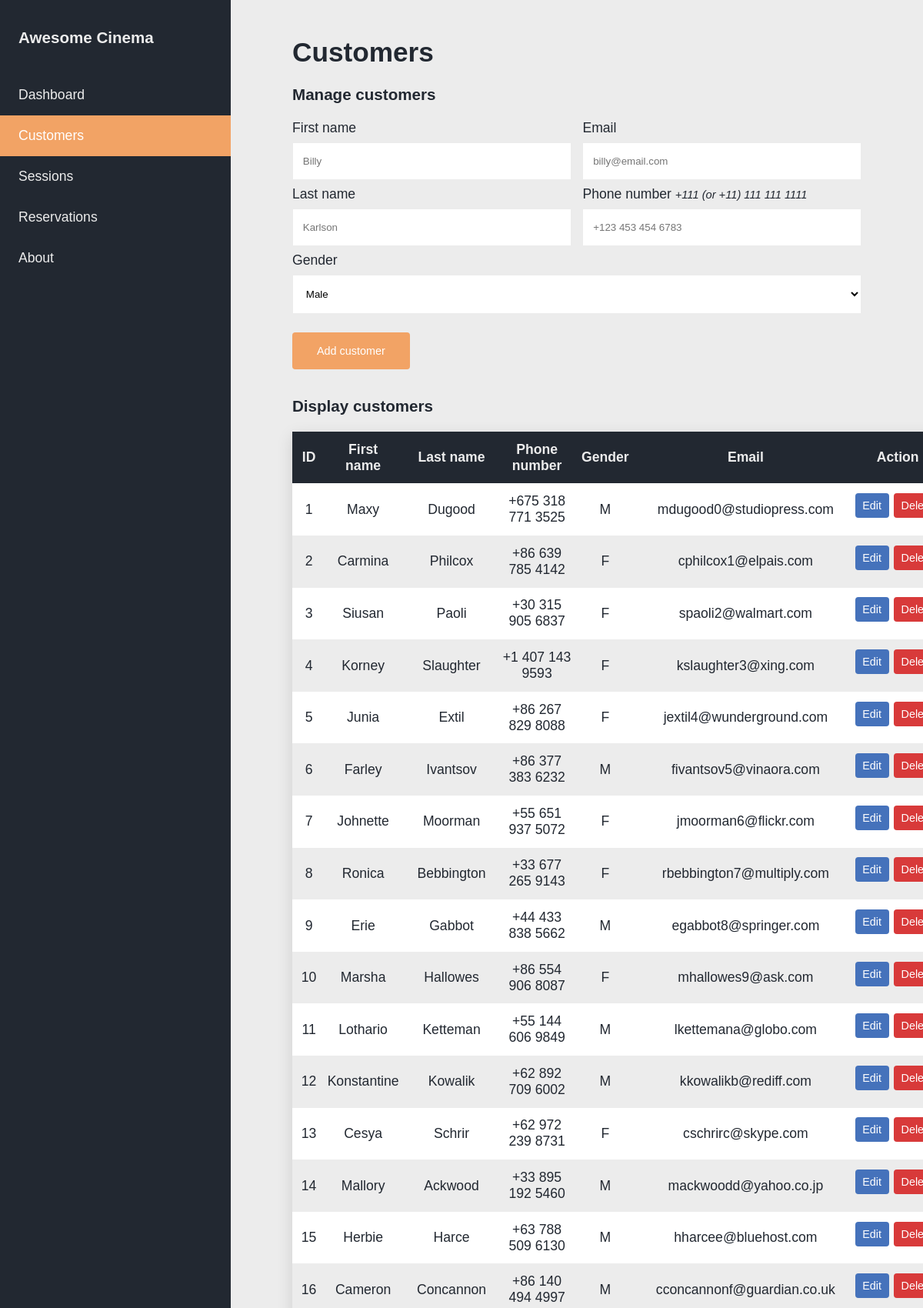
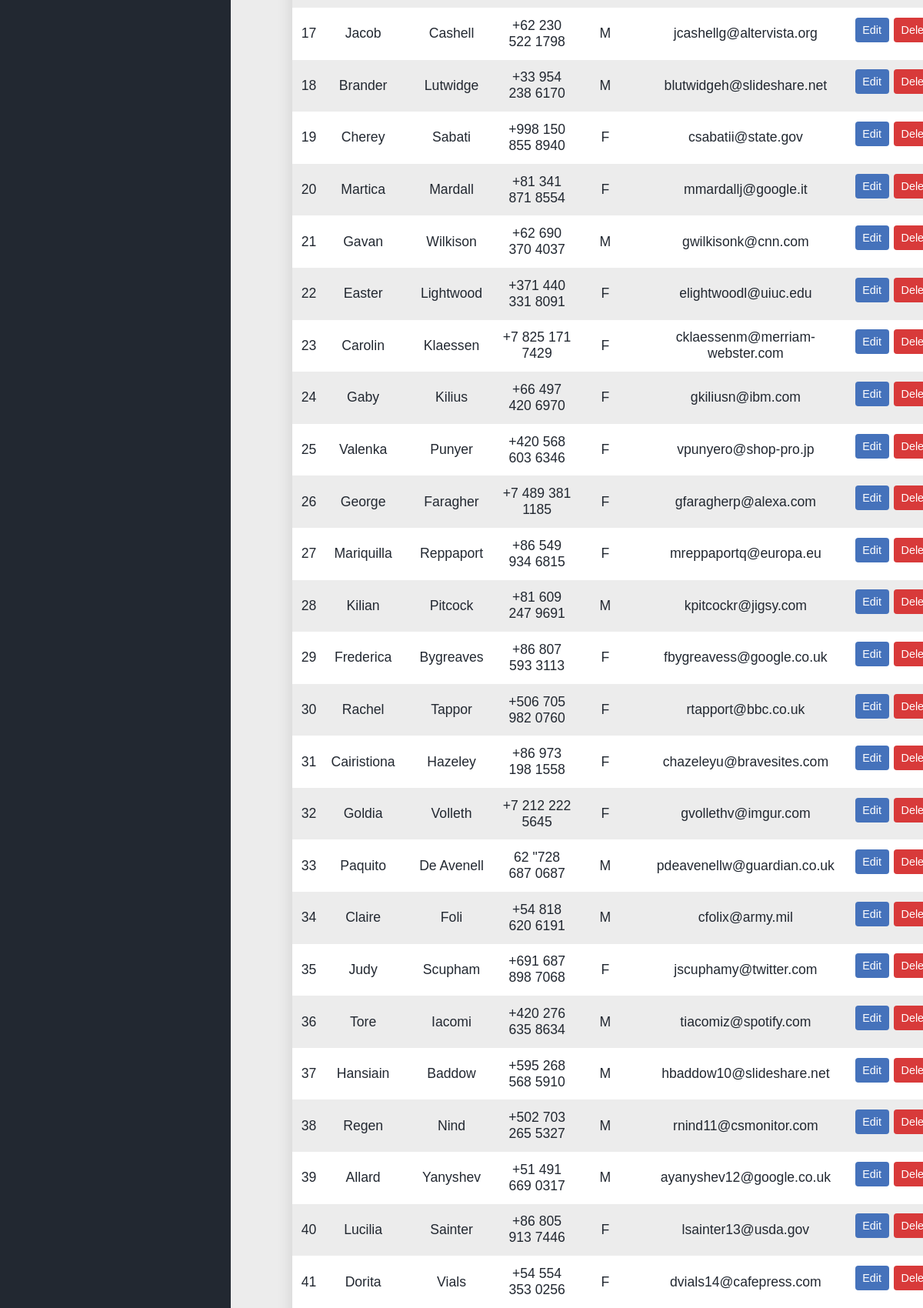
The page /customers.php (upper part) on the database its author committed (2 pictures, top to bottom).
### tables this page shows
CREATE TABLE customer(
   
  customer_id INT NOT NULL AUTO_INCREMENT,
  fname VARCHAR(30) NOT NULL,
  lname VARCHAR(30) NOT NULL,
  phone_num VARCHAR(30) NOT NULL,
  gender VARCHAR(1) NOT NULL,
  email NVARCHAR(255) DEFAULT 'unspecified',

   
  PRIMARY KEY (customer_id)
);

### proc/customers.php (called while the page is built, shortened)
<?php
require("/srv/http/awesome_cinema/config/database.php");
$update = false;
$fname = "";
$lname = "";
$phone_num = "";
$email = "";
$c_arr = $conn->query("SELECT * FROM customer");

### customers.php (the view, shortened to what this page needs)
<?php
    require("/srv/http/awesome_cinema/proc/customers.php");
?>
<!DOCTYPE html>
<html lang="en">
<head>
    <link rel="stylesheet" href="style.css">
</head>
<body>
    <header>
        <ul class="navbar">
            <li class="navbar__item"><h3>Awesome Cinema</h3></li>
            <li><a class="navbar__item" href="index.php">Dashboard</a></li>
            <li><a class="navbar__item navbar__item--active" href="customers.php">Customers</a></li>
            <li><a class="navbar__item" href="sessions.php">Sessions</a></li>
            <li><a class="navbar__item" href="reservations.php">Reservations</a></li>
            <li><a class="navbar__item" href="about.html">About</a></li>
        </ul>
    </header>
    <main>
        <div class="wrapper">
            <h1>Customers</h1>
            <h3>Manage customers</h3>
            <form action="proc/customers.php" method="POST">
                <div style="float:left;width:49%;">
                    <label for="fname">First name</label>
                    <input type="text" name="fname" placeholder="Billy" value="<?php echo $fname; ?>" required>
                    <label for="lname">Last name</label>
                    <input type="text" name="lname" placeholder="Karlson" value="<?php echo $lname; ?>" required>
                </div>
                <div style="float:right;width:49%;">
                    <label for="email">Email</label>
                    <input type="email" name="email" placeholder="billy@email.com" value="<?php echo $email; ?>" required>
                    <label for="phone_num">Phone number <small><i>+111 (or +11) 111 111 1111</i></small></label>
                    <input type="tel" name="phone_num" value="<?php echo $phone_num; ?>" placeholder="+123 453 454 6783" pattern="\+[0-9]{2,3} [0-9]{3} [0-9]{3} [0-9]{4}" required>
                </div>
                <label>Gender</label>
                <?php
                if ($update == true) {
                    echo '<select id="gender" name="gender">
                            <option value="'.$gender.'">Unchanged</option>
                            <option value="M">Male</option>
                            <option value="F">Female</option>
                        </select>';
                    echo '<button type="submit" name="update" class="btn">Update customer</button>';
                } else {
                    echo '<select id="gender" name="gender">
                            <option value="M">Male</option>
                            <option value="F">Female</option>
                        </select>';
                    echo '<button type="submit" name="save" class="btn">Add customer</button>';
                }
                ?>
            </form>
            <h3>Display customers</h3>
            <table class="table--customers">
                <tr>
                    <th>ID</th>
                    <th>First name</th>
                    <th>Last name</th>
                    <th>Phone number</th>
                    <th>Gender</th>
                    <th>Email</th>
                    <th>Action</th>
                </tr>
            <?php
                foreach($c_arr as $item) {
                    echo "<tr>";
                    echo "<td>".$item["customer_id"]."</td>
                        <td>".$item["fname"]."</td>
                        <td>".$item["lname"]."</td>
                        <td>".$item["phone_num"]."</td>
                        <td>".$item["gender"]."</td>
                        <td>".$item["email"]."</td>
                        <td style=\"display:flex;flexdirection:row;\">
                            <a class=\"btn btn__table btn--edit\"
                            href=\"customers.php?edit=".$item["customer_id"]."\">Edit</a>
                            <a class=\"btn btn__table btn--delete\"
                            href=\"customers.php?delete=".$item["customer_id"]."\">Delete</a>
                        </td>";
                    echo "</tr>";
                }
                echo "</table>";
            ?>
        </div>
    </main>
</body>
</html>

### style.css (style rules this page uses)
:root { --clr-dark: #222831; --clr-medium: #30475e; --clr-accent: #f2a365; --clr-light: #ececec; --clr-green: #4CAF50; --clr-red: #d83a3a; --clr-yellow: #ffdaaf; --clr-blue: #4572bb; --clr-grey: #ccc; --clr-black: black; --clr-white: white; --clr-accent-hover: #fdc295; --clr-blue-hover: #66a7e7; --clr-red-hover: #f34646; --fw-regular: 400; --fw-medium: 500; --fw-semibold: 600; --fw-bold: 700; }
*, *::before, *::after { box-sizing: border-box; margin: 0; padding: 0; }
body { scroll-behavior: smooth; padding: 0; margin: 0; background-color: var(--clr-light); font-family: "Quicksand", sans-serif; font-size: 1.1rem; color: var(--clr-dark); }
h1 { display: block; font-size: 2em; margin-top: 0.67em; margin-bottom: 0.67em; margin-left: 0; margin-right: 0; font-weight: bold; }
h3 { display: block; font-size: 1.17em; margin-top: 1em; margin-bottom: 1em; margin-left: 0; margin-right: 0; font-weight: bold; }
.wrapper { margin-left: 25%; padding: 1.5rem 5rem; }
.navbar { list-style-type: none; margin: 0; padding: 0; width: 25%; background-color: var(--clr-dark); position: fixed; height: 100%; overflow: auto; }
.navbar__item { display: block; color: var(--clr-light); padding: 1rem 1.5rem; text-decoration: none; }
.navbar__item--active { background-color: var(--clr-accent); color: var(--clr-white); }
.btn { background-color: var(--clr-accent); color: white; padding: 1rem 2rem; margin: 1rem 0; border: none; border-radius: 4px; cursor: pointer; text-decoration: none; font-size: 0.9rem; }
.btn__table { margin: 0 0.2rem; padding: 0.5rem 0.6rem; }
.btn--edit { background-color: var(--clr-blue); }
.btn--delete { background-color: var(--clr-red); }
select { background-color: var(--clr-white); width: 100%; padding: 1rem 0.8rem; margin: 8px 0; display: inline-block; border: 1px solid var(--clr-light); }
input { border: 1px solid var(--clr-light); width: 100%; padding: 1rem 0.8rem; margin: 8px 0; }
table { width: 100%; margin-bottom: 2rem; box-shadow: 0 6px 20px rgba(0,0,0,0.12); }
table, th, td { border-collapse: collapse; }
tr:nth-child(even) { background-color: var(--clr-white); }
tr:nth-child(odd) { background-color: var(--clr-light); }
th, td { padding: .8rem; text-align: center; }
.table--customers th, td { padding: .8rem 0rem .8rem; text-align: center; }
.table--customers th { padding: .8rem; background-color: var(--clr-dark); color: var(--clr-light); }
th { background-color: var(--clr-dark); color: var(--clr-light); }

### rows shown on the page
customer: customer_id "1", fname "Maxy", lname "Dugood", phone_num "+675 318 771 3525", gender "M", email "mdugood0@studiopress.com"
customer: customer_id "2", fname "Carmina", lname "Philcox", phone_num "+86 639 785 4142", gender "F", email "cphilcox1@elpais.com"
customer: customer_id "3", fname "Siusan", lname "Paoli", phone_num "+30 315 905 6837", gender "F", email "spaoli2@walmart.com"
customer: customer_id "4", fname "Korney", lname "Slaughter", phone_num "+1 407 143 9593", gender "F", email "kslaughter3@xing.com"
customer: customer_id "5", fname "Junia", lname "Extil", phone_num "+86 267 829 8088", gender "F", email "jextil4@wunderground.com"
customer: customer_id "6", fname "Farley", lname "Ivantsov", phone_num "+86 377 383 6232", gender "M", email "fivantsov5@vinaora.com"
customer: customer_id "7", fname "Johnette", lname "Moorman", phone_num "+55 651 937 5072", gender "F", email "jmoorman6@flickr.com"
customer: customer_id "8", fname "Ronica", lname "Bebbington", phone_num "+33 677 265 9143", gender "F", email "rbebbington7@multiply.com"
customer: customer_id "9", fname "Erie", lname "Gabbot", phone_num "+44 433 838 5662", gender "M", email "egabbot8@springer.com"
customer: customer_id "10", fname "Marsha", lname "Hallowes", phone_num "+86 554 906 8087", gender "F", email "mhallowes9@ask.com"
customer: customer_id "11", fname "Lothario", lname "Ketteman", phone_num "+55 144 606 9849", gender "M", email "lkettemana@globo.com"
customer: customer_id "12", fname "Konstantine", lname "Kowalik", phone_num "+62 892 709 6002", gender "M", email "kkowalikb@rediff.com"
customer: customer_id "13", fname "Cesya", lname "Schrir", phone_num "+62 972 239 8731", gender "F", email "cschrirc@skype.com"
customer: customer_id "14", fname "Mallory", lname "Ackwood", phone_num "+33 895 192 5460", gender "M", email "mackwoodd@yahoo.co.jp"
customer: customer_id "15", fname "Herbie", lname "Harce", phone_num "+63 788 509 6130", gender "M", email "hharcee@bluehost.com"
customer: customer_id "16", fname "Cameron", lname "Concannon", phone_num "+86 140 494 4997", gender "M", email "cconcannonf@guardian.co.uk"
customer: customer_id "17", fname "Jacob", lname "Cashell", phone_num "+62 230 522 1798", gender "M", email "jcashellg@altervista.org"
customer: customer_id "18", fname "Brander", lname "Lutwidge", phone_num "+33 954 238 6170", gender "M", email "blutwidgeh@slideshare.net"
customer: customer_id "19", fname "Cherey", lname "Sabati", phone_num "+998 150 855 8940", gender "F", email "csabatii@state.gov"
customer: customer_id "20", fname "Martica", lname "Mardall", phone_num "+81 341 871 8554", gender "F", email "mmardallj@google.it"
customer: customer_id "21", fname "Gavan", lname "Wilkison", phone_num "+62 690 370 4037", gender "M", email "gwilkisonk@cnn.com"
customer: customer_id "22", fname "Easter", lname "Lightwood", phone_num "+371 440 331 8091", gender "F", email "elightwoodl@uiuc.edu"
customer: customer_id "23", fname "Carolin", lname "Klaessen", phone_num "+7 825 171 7429", gender "F", email "cklaessenm@merriam-webster.com"
customer: customer_id "24", fname "Gaby", lname "Kilius", phone_num "+66 497 420 6970", gender "F", email "gkiliusn@ibm.com"
customer: customer_id "25", fname "Valenka", lname "Punyer", phone_num "+420 568 603 6346", gender "F", email "vpunyero@shop-pro.jp"
customer: customer_id "26", fname "George", lname "Faragher", phone_num "+7 489 381 1185", gender "F", email "gfaragherp@alexa.com"
customer: customer_id "27", fname "Mariquilla", lname "Reppaport", phone_num "+86 549 934 6815", gender "F", email "mreppaportq@europa.eu"
customer: customer_id "28", fname "Kilian", lname "Pitcock", phone_num "+81 609 247 9691", gender "M", email "kpitcockr@jigsy.com"
customer: customer_id "29", fname "Frederica", lname "Bygreaves", phone_num "+86 807 593 3113", gender "F", email "fbygreavess@google.co.uk"
customer: customer_id "30", fname "Rachel", lname "Tappor", phone_num "+506 705 982 0760", gender "F", email "rtapport@bbc.co.uk"
customer: customer_id "31", fname "Cairistiona", lname "Hazeley", phone_num "+86 973 198 1558", gender "F", email "chazeleyu@bravesites.com"
customer: customer_id "32", fname "Goldia", lname "Volleth", phone_num "+7 212 222 5645", gender "F", email "gvollethv@imgur.com"
customer: customer_id "33", fname "Paquito", lname "De Avenell", phone_num "62 \"728 687 0687", gender "M", email "pdeavenellw@guardian.co.uk"
customer: customer_id "34", fname "Claire", lname "Foli", phone_num "+54 818 620 6191", gender "M", email "cfolix@army.mil"
customer: customer_id "35", fname "Judy", lname "Scupham", phone_num "+691 687 898 7068", gender "F", email "jscuphamy@twitter.com"
customer: customer_id "36", fname "Tore", lname "Iacomi", phone_num "+420 276 635 8634", gender "M", email "tiacomiz@spotify.com"
customer: customer_id "37", fname "Hansiain", lname "Baddow", phone_num "+595 268 568 5910", gender "M", email "hbaddow10@slideshare.net"
customer: customer_id "38", fname "Regen", lname "Nind", phone_num "+502 703 265 5327", gender "M", email "rnind11@csmonitor.com"
customer: customer_id "39", fname "Allard", lname "Yanyshev", phone_num "+51 491 669 0317", gender "M", email "ayanyshev12@google.co.uk"
customer: customer_id "40", fname "Lucilia", lname "Sainter", phone_num "+86 805 913 7446", gender "F", email "lsainter13@usda.gov"
customer: customer_id "41", fname "Dorita", lname "Vials", phone_num "+54 554 353 0256", gender "F", email "dvials14@cafepress.com"
